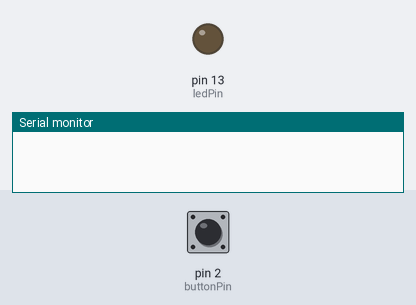
A sketch run on a simulated Arduino Uno, built with avr-gcc and run on an emulated ATmega328P. On the bench: output pins drawn as LEDs (lit = HIGH), the last lines printed to the serial monitor. The inputs (shaded band) are chosen by the test bench; at power-on: pin 2 (buttonPin) HIGH.

Above: at 1.2 s.
1.3 s: pin 2 (buttonPin) pulled LOW for 0.15 s
At 1.38 s:
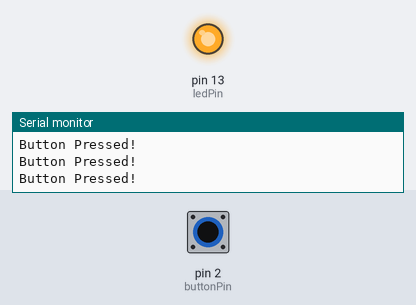
2.9 s: pin 2 (buttonPin) pulled LOW for 3.2 s
At 7.2 s:
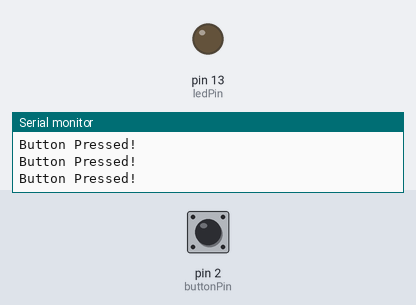
7.6 s: pin 2 (buttonPin) driven LOW
At 8.2 s:
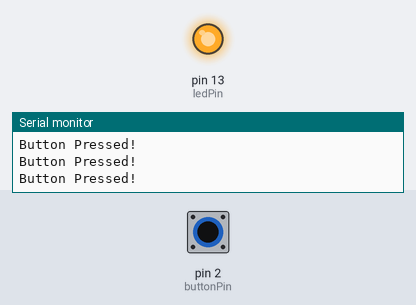
10.6 s: pin 2 (buttonPin) driven HIGH
At 12.0 s:
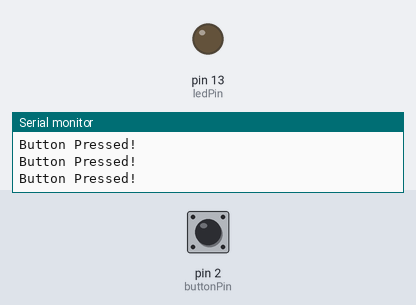
Timing chart, 0 to 13.1 s (numbered marks = the images above; inputs shaded):
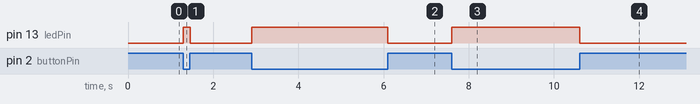

Measured:
- after the input at 1.3 s, pin 13 (ledPin): LOW → HIGH at once, → LOW 0.16 s later
- after the input at 2.9 s, pin 13 (ledPin): LOW → HIGH at once, → LOW 3.2 s later
- after the input at 7.6 s, pin 13 (ledPin): LOW → HIGH at once
- after the input at 10.6 s, pin 13 (ledPin): HIGH → LOW at once

The sketch:

main.ino
```cpp
const int buttonPin = 2;
const int ledPin = 13;

void setup() {
  pinMode(buttonPin, INPUT_PULLUP);
  pinMode(ledPin, OUTPUT);

  Serial.begin(9600);
}

void loop() {
  int buttonState = digitalRead(buttonPin);

  if (buttonState == LOW) {
    digitalWrite(ledPin, HIGH);
    Serial.println("Button Pressed!");
  }
  else {
    digitalWrite(ledPin, LOW);
  }
}
```
